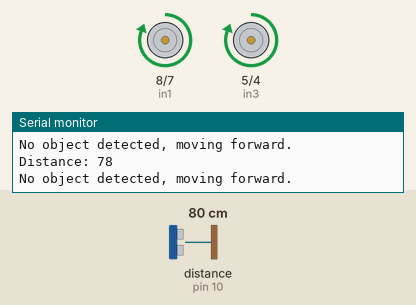
Bench run of a sketch on a simulated Arduino Uno, built with avr-gcc and run on an emulated ATmega328P. Shown: motor-driver pin pairs drawn as motors (green arrow = first pin HIGH = forward, orange = second pin HIGH = backward, longer = more drive, scaled by the enable pin), the last lines printed to the serial monitor. Wiring (inferred from the names in the program): ultrasonic range finder: trigger pin 11; echo pin 10. Inputs (shaded band) come from the test bench; at power-on: distance to the obstacle (sensor on pin 10) 80 cm. The echo pulse lasts 58.3 µs per cm.

Above: at 1.2 s.
1.3 s: distance to the obstacle (sensor on pin 10) set to 23 cm
2.8 s: distance to the obstacle (sensor on pin 10) set to 19 cm
At 3.7 s:
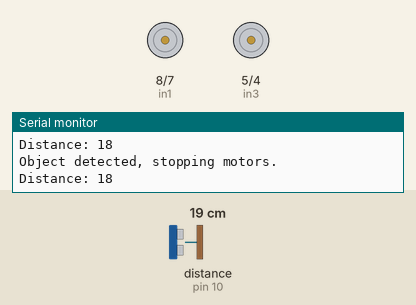
4.3 s: distance to the obstacle (sensor on pin 10) set to 35 cm
At 4.8 s:
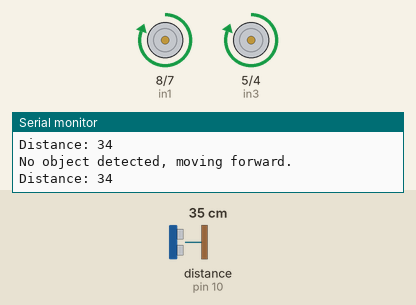
5.8 s: distance to the obstacle (sensor on pin 10) set to 2 cm
At 6.4 s:
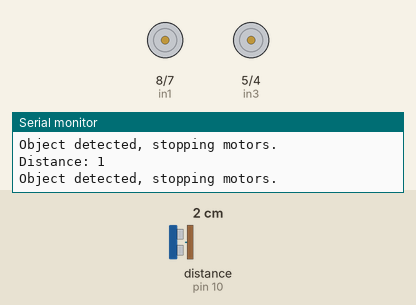
Timing chart, 0 to 8.3 s (numbered marks = the images above; inputs shaded):
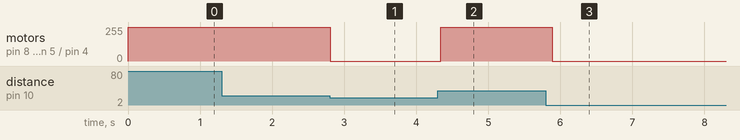

The sketch:

grass_controller.ino
```cpp
// Motor A connections
int enA = 9;
int in1 = 8;
int in2 = 7;

// Motor B connections
int enB = 3;
int in3 = 5;
int in4 = 4;

// Ultrasonic sensor connections
const int trigPin = 11;
const int echoPin = 10;

// Variables for ultrasonic sensor
long duration;
int distance;

// Distance threshold for stopping the motors (in centimeters)
const int distanceThreshold = 20;

void setup() {
  // Motor setup
  pinMode(enA, OUTPUT);
  pinMode(in1, OUTPUT);
  pinMode(in2, OUTPUT);
  pinMode(enB, OUTPUT);
  pinMode(in3, OUTPUT);
  pinMode(in4, OUTPUT);

  // Ultrasonic sensor setup
  pinMode(trigPin, OUTPUT);
  pinMode(echoPin, INPUT);

  // Start serial communication for debugging
  Serial.begin(9600);
}

void loop() {
  // Measure distance
  distance = measureDistance();

  // Check if an object is within the threshold distance
  if (distance > 0 && distance < distanceThreshold) {
    stopMotors();  // Stop the motors if an object is detected within range
    Serial.println("Object detected, stopping motors.");
  } else {
    moveMotorsForward();  // Otherwise, keep moving forward
    Serial.println("No object detected, moving forward.");
  }

  // Print distance for debugging
  Serial.print("Distance: ");
  Serial.println(distance);

  delay(100);  // Small delay to avoid excessive readings
}

int measureDistance() {
  // Clears the trigPin
  digitalWrite(trigPin, LOW);
  delayMicroseconds(2);

  // Sets the trigPin on HIGH state for 10 microseconds
  digitalWrite(trigPin, HIGH);
  delayMicroseconds(10);
  digitalWrite(trigPin, LOW);

  // Reads the echoPin, returns the sound wave travel time in microseconds
  duration = pulseIn(echoPin, HIGH);

  // Calculate the distance in centimeters
  int distance = duration * 0.034 / 2;
  return distance;
}

void moveMotorsForward() {
  analogWrite(enA, 255);  // Motor A at full speed
  digitalWrite(in1, HIGH);
  digitalWrite(in2, LOW);

  analogWrite(enB, 255);  // Motor B at full speed
  digitalWrite(in3, HIGH);
  digitalWrite(in4, LOW);
}

void stopMotors() {
  // Stop Motor A
  analogWrite(enA, 0);
  digitalWrite(in1, LOW);
  digitalWrite(in2, LOW);

  // Stop Motor B
  analogWrite(enB, 0);
  digitalWrite(in3, LOW);
  digitalWrite(in4, LOW);
}
```

Measured:
- the behaviour switches between 21 and 20 cm on distance to the obstacle (sensor on pin 10) (found by bisection; images 0 and 1)
- after the input at 2.8 s, motor on pin 8 (in1) / pin 7 (in2), motor on pin 5 (in3) / pin 4 (in4): forward 255/255 → stopped at once
- after the input at 4.3 s, motor on pin 8 (in1) / pin 7 (in2), motor on pin 5 (in3) / pin 4 (in4): stopped → forward 255/255 at once
- after the input at 5.8 s, motor on pin 8 (in1) / pin 7 (in2), motor on pin 5 (in3) / pin 4 (in4): forward 255/255 → stopped after 0.09 s
